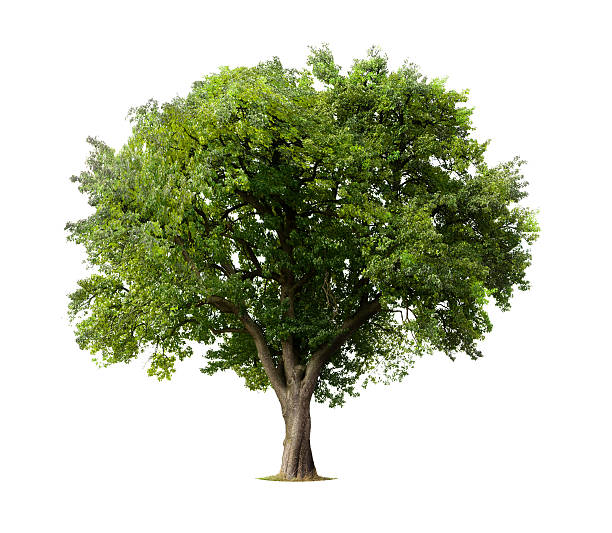
#> input picture Algorithms/Image Processing/images/tree.jpg, 612 x 533 px
$ jupyter execute make_gray_with_filters.ipynb
#> lines starting #> are read from the running program, lines starting #| are printed output that depends on the picture
[cell 1]
import cv2
import numpy as np

[cell 2]
img = cv2.imread("./images/tree.jpg")
#> img is the input picture: shape (533, 612, 3); mean B, G, R 176.5, 196.7, 191.3

## Making picture gray

[cell 3]
gray_image = cv2.cvtColor(img, cv2.COLOR_BGR2GRAY)
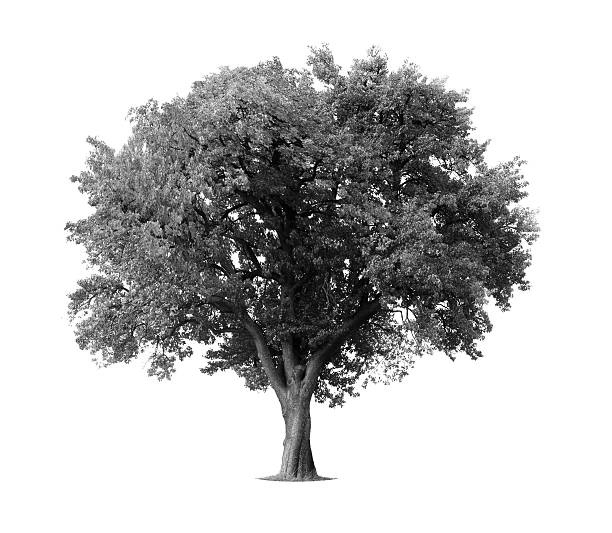
#> gray_image: shape (533, 612); min 0, max 255, mean 192.8
_ = cv2.imwrite("./images/gray-tree-image.jpg", gray_image)

## Blurring filter

[cell 4]
kernel = np.ones((5, 5), np.float32) / 25
filtered_image = cv2.filter2D(src=gray_image, ddepth=-1, kernel=kernel)  # making blur
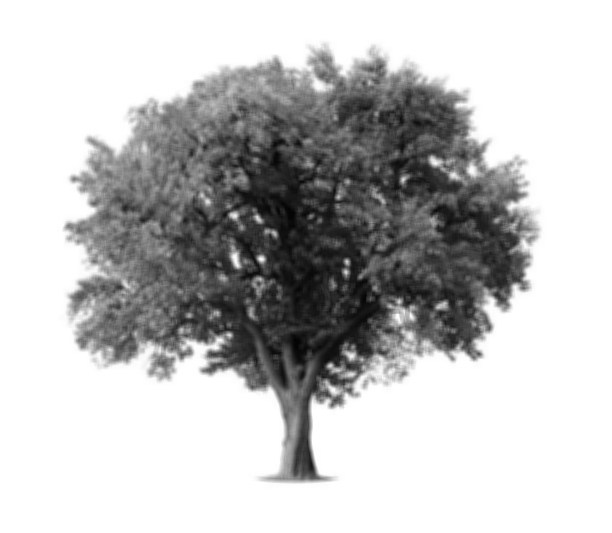
#> filtered_image: shape (533, 612); min 3, max 255, mean 192.8
